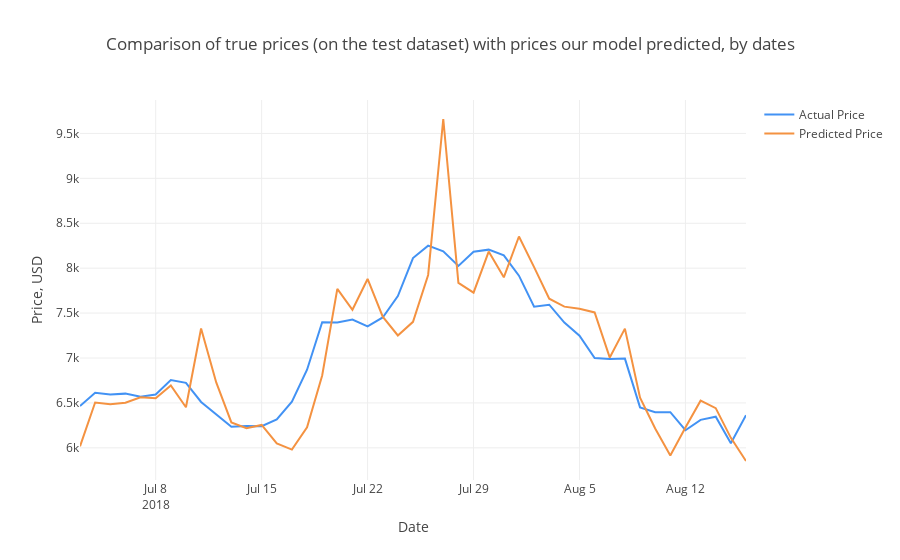

The notebook cell this image was saved under:
### Code cell
# Ahora se extrae con el formato de fechas y se traza
# Se desplaza 10 dias por la ventana
# df_test.loc['2018-06-23':,'total_number_btc':'total_number_btc'].index

# Test_Dates = df_test['total_number_btc'].index

Test_Dates = df_test.loc['2018-07-03':,'total_number_btc':'total_number_btc'].index

trace1 = go.Scatter(x=Test_Dates, y=observated_test, name= 'Actual Price',
                   line = dict(color = ('rgb(66, 146, 244)'),width = 2))
trace2 = go.Scatter(x=Test_Dates, y=predicted_test, name= 'Predicted Price',
                   line = dict(color = ('rgb(244, 146, 65)'),width = 2))
data = [trace1, trace2]
layout = dict(title = 'Comparison of true prices (on the test dataset) with prices our model predicted, by dates',
             xaxis = dict(title = 'Date'), yaxis = dict(title = 'Price, USD'))
fig = dict(data=data, layout=layout)
py.iplot(fig, filename='results_demonstrating1')

### Figure 1 — Plotly figure (JSON) as saved in the notebook; plotly's stock layout.template omitted (floating-point values rounded to 4 significant figures)
{"data": [{"line": {"color": "rgb(66, 146, 244)", "width": 2}, "name": "Actual Price", "type": "scatter", "x": ["2018-07-03", "2018-07-04", "2018-07-05", "2018-07-06", "2018-07-07", "2018-07-08", "2018-07-09", "2018-07-10", "2018-07-11", "2018-07-12", "2018-07-13", "2018-07-14", "2018-07-15", "2018-07-16", "2018-07-17", "2018-07-18", "2018-07-19", "2018-07-20", "2018-07-21", "2018-07-22", "2018-07-23", "2018-07-24", "2018-07-25", "2018-07-26", "2018-07-27", "2018-07-28", "2018-07-29", "2018-07-30", "2018-07-31", "2018-08-01", "2018-08-02", "2018-08-03", "2018-08-04", "2018-08-05", "2018-08-06", "2018-08-07", "2018-08-08", "2018-08-09", "2018-08-10", "2018-08-11", "2018-08-12", "2018-08-13", "2018-08-14", "2018-08-15", "2018-08-16"], "y": [6466.0, 6614.0, 6593.0, 6603.0, 6569.0, 6594.0, 6754.0, 6724.0, 6511.0, 6377.0, 6234.0, 6244.0, 6241, 6317.0, 6514.0, 6870.0, 7399.0, 7396.0, 7428.0, 7352.0, 7451.0, 7690.0, 8113.0, 8251.0, 8187.0, 8025.0, 8182.0, 8206.0, 8143.0, 7917.0, 7571.0, 7593.0, 7394.0, 7248.0, 6999.0, 6988.0, 6994.0, 6450.0, 6397.0, 6396.0, 6196.0, 6311.0, 6347.0, 6051.0, 6363.0]}, {"line": {"color": "rgb(244, 146, 65)", "width": 2}, "name": "Predicted Price", "type": "scatter", "x": ["2018-07-03", "2018-07-04", "2018-07-05", "2018-07-06", "2018-07-07", "2018-07-08", "2018-07-09", "2018-07-10", "2018-07-11", "2018-07-12", "2018-07-13", "2018-07-14", "2018-07-15", "2018-07-16", "2018-07-17", "2018-07-18", "2018-07-19", "2018-07-20", "2018-07-21", "2018-07-22", "2018-07-23", "2018-07-24", "2018-07-25", "2018-07-26", "2018-07-27", "2018-07-28", "2018-07-29", "2018-07-30", "2018-07-31", "2018-08-01", "2018-08-02", "2018-08-03", "2018-08-04", "2018-08-05", "2018-08-06", "2018-08-07", "2018-08-08", "2018-08-09", "2018-08-10", "2018-08-11", "2018-08-12", "2018-08-13", "2018-08-14", "2018-08-15", "2018-08-16"], "y": [6016.0, 6504.0, 6484.0, 6502.0, 6562.0, 6553.0, 6695.0, 6452.0, 7328.0, 6728.0, 6283.0, 6218.0, 6255.0, 6050.0, 5981.0, 6228.0, 6806.0, 7769.0, 7537.0, 7880.0, 7460.0, 7251.0, 7402.0, 7924.0, 9661.0, 7837.0, 7728.0, 8185.0, 7899.0, 8353.0, 8011.0, 7660.0, 7572.0, 7548.0, 7507.0, 7005.0, 7327.0, 6559.0, 6215.0, 5915.0, 6227.0, 6525.0, 6442.0, 6111.0, 5853.0]}], "layout": {"title": "Comparison of true prices (on the test dataset) with prices our model predicted, by dates", "xaxis": {"title": "Date"}, "yaxis": {"title": "Price, USD"}}}
